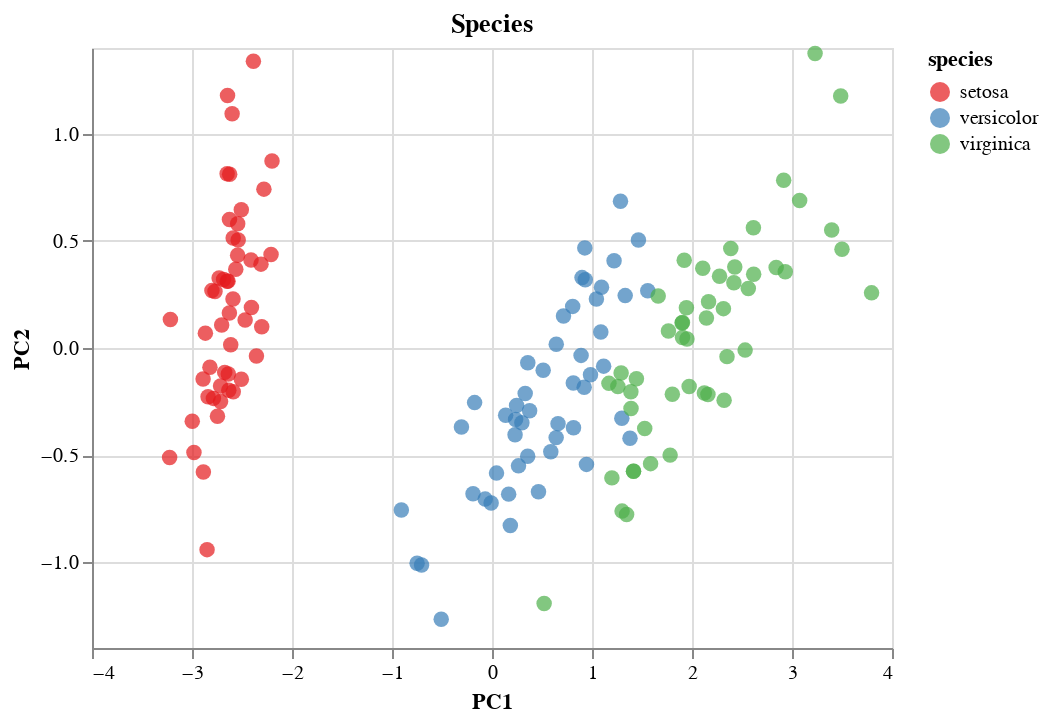

Here is the notebook cell this chart was saved with:
### Code cell
c2 = alt.Chart(df).mark_circle(size = 60).encode(
    x = 'PC1',
    y = 'PC2',
    color = alt.Color('species:N', scale = alt.Scale(scheme='set1')),
    tooltip = ['species:N']
).properties(
    title = 'Species'
)
c2

### Figure 1 — Vega-Lite specification as saved in the notebook (floating-point values rounded to 4 significant figures; data arrays with more than 128 entries replaced by an {"elided": "..."} marker saying what was removed)
{"config": {"view": {"continuousWidth": 400, "continuousHeight": 300}}, "data": {"name": "data-26e70527714a8290ce6f0e3a8a5ebbc5"}, "mark": {"type": "circle", "size": 60}, "encoding": {"color": {"field": "species", "scale": {"scheme": "set1"}, "type": "nominal"}, "tooltip": [{"field": "species", "type": "nominal"}], "x": {"field": "PC1", "type": "quantitative"}, "y": {"field": "PC2", "type": "quantitative"}}, "title": "Species", "$schema": "https://vega.github.io/schema/vega-lite/v4.17.0.json", "datasets": {"data-26e70527714a8290ce6f0e3a8a5ebbc5": {"elided": "150 records"}}}
